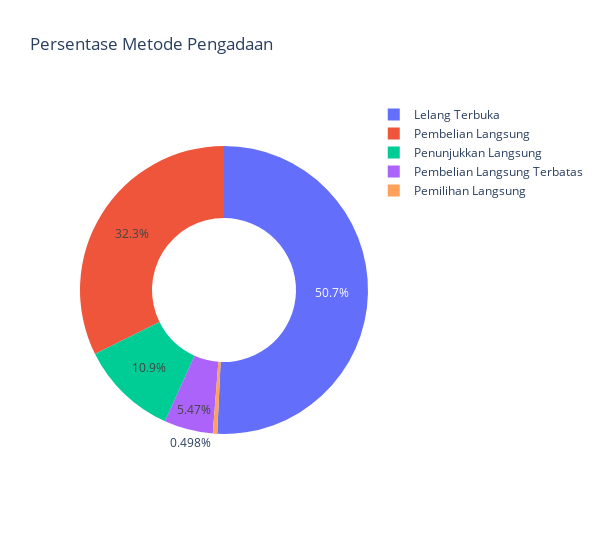

Here is the notebook cell this chart was saved with:
### Code cell
from turtle import width
import plotly.graph_objects as go

# Use `hole` to create a donut-like pie chart
fig_metode = go.Figure(data=[go.Pie(labels=metode_pengadaan['metode_pengadaan'],
                values=metode_pengadaan['order_id'], hole=.5)])
fig_metode.update_layout(width=600, title='Persentase Metode Pengadaan')
fig_metode.show()

### Figure 1 — Plotly figure (JSON) as saved in the notebook; plotly's stock layout.template omitted (floating-point values rounded to 4 significant figures)
{"data": [{"hole": 0.5, "labels": ["Lelang Terbuka", "Pembelian Langsung", "Pembelian Langsung Terbatas", "Pemilihan Langsung", "Penunjukkan Langsung"], "type": "pie", "values": [102, 65, 11, 1, 22]}], "layout": {"title": {"text": "Persentase Metode Pengadaan"}, "width": 600}}
